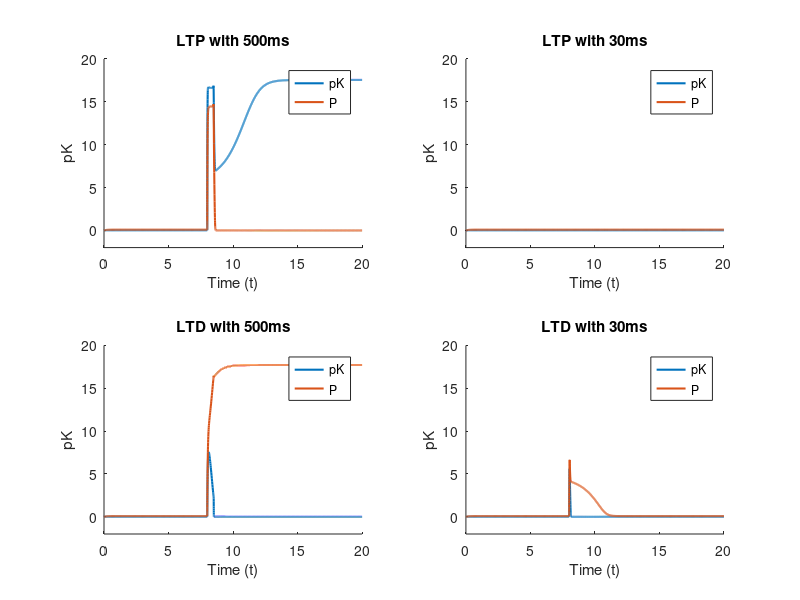

Here is the MATLAB script that generated this plot:
K0=0.5; k1=2; k2=15;k3=1;k4=120;k11=2;k12=15;k13=1;k14=80;Km1=10;Km2=0.3;Km11=10;Km12=1;
Km=4;Ktot=20;Ptot=20;P0=0.5;Ca=0;Ca_basal=0.1;Atot=1;c_1=1;c_2=1;c_3=6;c_4=8;



%pK and P simulation
%pK=X(1),P=X(2)
span = [0 20];

g=@(t,Y,Ca)[k1*((Ktot-Y(1))/(Km1+(Ktot-Y(1))))*Y(1)-((k2*Y(1))/(Km2+Y(1)))*(Y(2)+P0)+k3*K0+(k4*(Ca^4)*(Ktot-Y(1)))/(Km^4+Ca^4);
    (k11*((Ptot-Y(2))/(Km11+(Ptot-Y(2))))*Y(2)-k12*(Y(2)/(Km12+Y(2)))*(Y(1)+K0)+k13*P0+(k14*(Ca^3)/(Km^3+Ca^3))*(Ptot-Y(2)))];
Ca1 = @(t) 0.1 + 4 * (t>8)*(t<8.5);
Ca2 = @(t) 0.1 + 4 * (t>8)*(t<8.03);
Ca3 = @(t) 0.1 + 2.2 * (t>8)*(t<8.5);
Ca4 = @(t) 0.1 + 2.2 * (t>8)*(t<8.04);
h1 = @(t,y) g(t,y,Ca1(t));
h2 = @(t,y) g(t,y,Ca2(t));
h3 = @(t,y) g(t,y,Ca3(t));
h4 = @(t,y) g(t,y,Ca4(t));
[t1,X]=ode45(h1,span,[0 0]);
[t2,Y]=ode45(h2,span,[0 0]);
[t3,M]=ode45(h3,span,[0 0]);
[t4,N]=ode45(h4,span,[0 0]);


% Create a new figure
figure

% Plot for LTP50ms
subplot(2,2,1); 
hold on;
plot(t1, X(:,1), 'LineWidth', 1.5,'DisplayName','K');
plot(t1, X(:,2), 'LineWidth', 1.5,'DisplayName','P');
title('LTP with 500ms');
legend('pK','P');
xlabel('Time (t)');
ylabel('pK');
xlim([0 20]);
ylim([-2 20]);

% Plot for LTP 30ms
subplot(2,2,2); 
hold on;
plot(t2, Y(:,1), 'LineWidth', 1.5,'DisplayName','K');
plot(t2, Y(:,2), 'LineWidth', 1.5,'DisplayName','P');
title('LTP with 30ms');
legend('pK','P');
xlabel('Time (t)');
ylabel('pK');
xlim([0 20]);
ylim([-2 20]);

% Plot for LTD 500ms
subplot(2,2,3); 
hold on;
plot(t3, M(:,1), 'LineWidth', 1.5,'DisplayName','K');
plot(t3, M(:,2), 'LineWidth', 1.5,'DisplayName','P');
title('LTD with 500ms');
legend('pK','P');
xlabel('Time (t)');
ylabel('pK');
xlim([0 20]);
ylim([-2 20]);


% Plot for LTP 30ms
subplot(2,2,4); 
hold on;
plot(t4, N(:,1), 'LineWidth', 1.5,'DisplayName','K');
plot(t4, N(:,2), 'LineWidth', 1.5,'DisplayName','P');
title('LTD with 30ms');
legend('pK','P');
xlabel('Time (t)');
ylabel('pK');
xlim([0 20]);
ylim([-2 20]);
